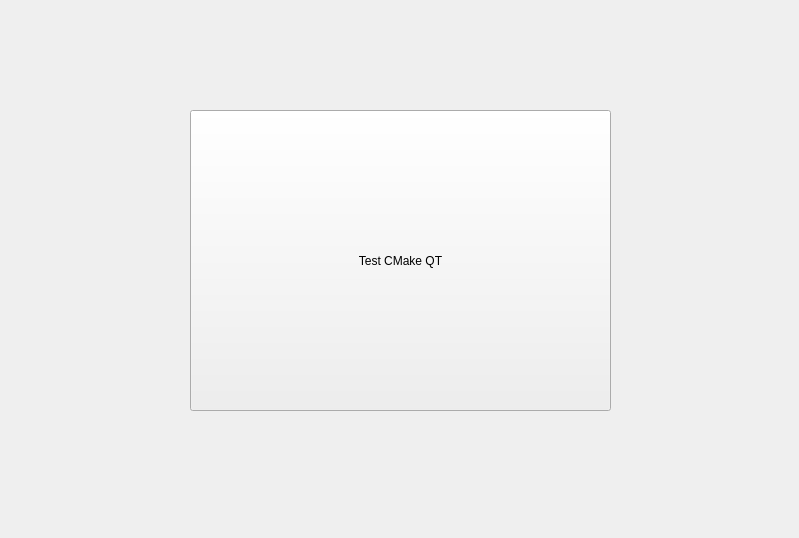
<?xml version="1.0" encoding="UTF-8"?>
<ui version="4.0">
 <class>Form</class>
 <widget class="QWidget" name="Form">
  <property name="geometry">
   <rect>
    <x>0</x>
    <y>0</y>
    <width>799</width>
    <height>538</height>
   </rect>
  </property>
  <property name="windowTitle">
   <string>Form</string>
  </property>
  <widget class="QPushButton" name="pushButton">
   <property name="geometry">
    <rect>
     <x>190</x>
     <y>110</y>
     <width>421</width>
     <height>301</height>
    </rect>
   </property>
   <property name="styleSheet">
    <string notr="true">border-image:url(:/image/vscode.jpg);</string>
   </property>
   <property name="text">
    <string>Test CMake QT</string>
   </property>
  </widget>
 </widget>
 <resources>
  <include location="qtcmake.qrc"/>
 </resources>
 <connections>
  <connection>
   <sender>pushButton</sender>
   <signal>clicked()</signal>
   <receiver>Form</receiver>
   <slot>slotTestCMake()</slot>
   <hints>
    <hint type="sourcelabel">
     <x>633</x>
     <y>282</y>
    </hint>
    <hint type="destinationlabel">
     <x>738</x>
     <y>346</y>
    </hint>
   </hints>
  </connection>
 </connections>
 <slots>
  <slot>slotTestCMake()</slot>
 </slots>
</ui>
